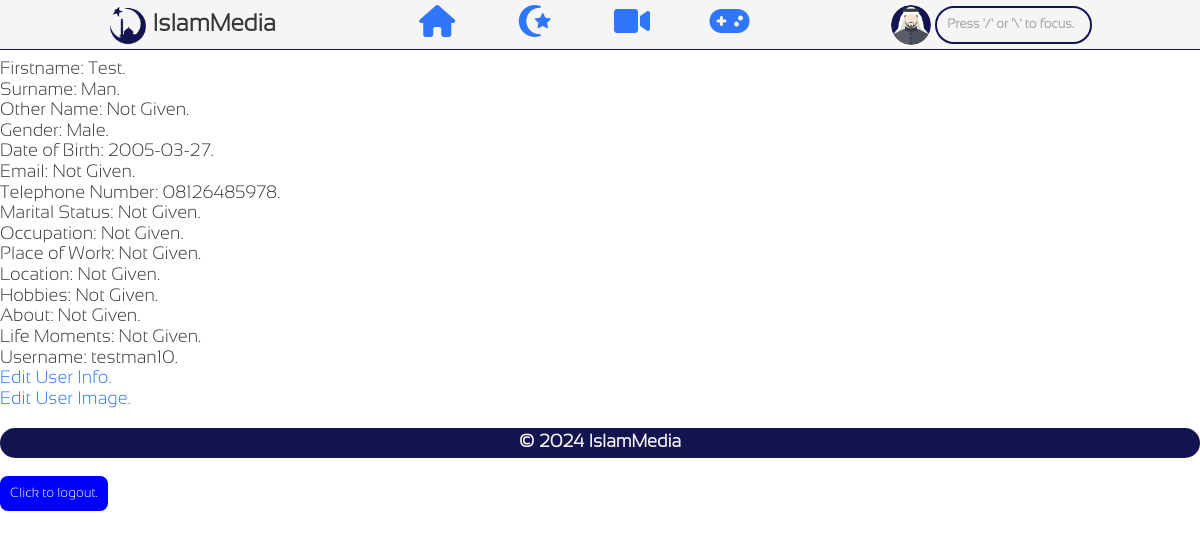
Screenshot of /view_user_info.php (signed in) with the database file from the repository.
### tables this page shows
CREATE TABLE `users` (
  `userID` int(40) NOT NULL,
  `userImg` varchar(255) NOT NULL,
  `userName` varchar(255) NOT NULL,
  `passWord` varchar(255) NOT NULL,
  `firstName` varchar(255) NOT NULL,
  `surName` varchar(255) NOT NULL,
  `otherName` varchar(255) NOT NULL,
  `gender` varchar(40) NOT NULL,
  `dateOfBirth` date NOT NULL,
  `email` varchar(255) NOT NULL,
  `telephoneNumber` text NOT NULL,
  `maritalStatus` varchar(255) NOT NULL,
  `occupation` varchar(255) NOT NULL,
  `placeOfWork` varchar(255) NOT NULL,
  `location` varchar(255) NOT NULL,
  `hobbies` varchar(255) NOT NULL,
  `about` varchar(255) NOT NULL,
  `lifeMoments` text NOT NULL,
  `dateJoined` date NOT NULL DEFAULT current_timestamp(),
  `userType` varchar(255) NOT NULL DEFAULT 'user',
  `mailVerified` varchar(255) NOT NULL
);

### user_img.php (called while the page is built, shortened)
<?php
    $user_img = "uploads/profile_pics/" . sha1($_SESSION['islammedia_curr_user']);
    if (!file_exists($user_img)) {
        $stmt = $conn -> prepare("SELECT `gender` FROM `users` WHERE `userID`= ?;");
        $stmt -> bind_param("i", $_SESSION['islammedia_curr_user']);
        if ($stmt -> execute()) {
            $result = $stmt -> get_result();
        } else {
            $err = "Sorry, an error occurred, we are trying to fix it as soon as possible!";
            require("footer.php");
            exit;
        }
        if($result -> num_rows == 1) {
            while ($row = $result -> fetch_assoc()) {
                $gender = $row['gender'];
            }
        }
    }
?>

### view_user_info.php (the view, shortened to what this page needs)
<?php
    get_user_data();
    function get_user_data() {
        require('connection.php');
        $stmt = $conn -> prepare("SELECT `username`, `firstName`, `surName`, `otherName`, `gender`, `dateOfBirth`, `email`,`telephoneNumber`, `maritalStatus`, `occupation`, `placeOfWork`, `location`, `hobbies`, `about`, `lifeMoments` FROM `users` WHERE `userID`= ?;");
        $stmt -> bind_param("i", $sess_id);
        if($stmt -> execute()){
            $result = $stmt -> get_result();
        } else {
            require_once("header.php");
                echo("<div style='text-align: center; color: red;'><h1>Sorry, an error occured!</h1><p>We are trying to fix it as soon as possible, if it persists after 24 hours, <a href='#'>contact the tech department</a>.</p></div>");
            require_once("footer.php");
            exit;
        }
        if ($result->num_rows == 1) {
            while ($row = $result->fetch_assoc()) {
                $firstname = data($row['firstName']);
                $surname =data( $row['surName']);
                $other_name = data($row['otherName']);
                $date_of_birth = data($row['dateOfBirth']);
                $email = data($row['email']);
                $telephone_number = data($row['telephoneNumber']);
                $marital_status = data($row['maritalStatus']);
                $occupation = data($row['occupation']);
                $place_of_work = data($row['placeOfWork']);
                $location = data($row['location']);
                $hobbies = data($row['hobbies']);
                $about = data($row['about']);
                $life_moments = data($row['lifeMoments']);
                $username = data($row['username']);
            }
        } else {
            require('security.php');
            insert_suspect();
        }
    }
    function data($data) {
        if($data == ''){
            return "Not Given";
        }
        return $data;
    }
    function gender($gender) {
        if($gender == "m") {
            return "Male";
        } elseif ($gender == "f") {
            return "Female";
        } else {
            return "Rather not say";
        }
    }
    function dot($data) {
        $len = strlen($data);
        if ((substr($data, ($len - 1))) != ".") {
            $data = $data . ".";
        }
        return $data;
    }
    require_once("header.php");
    echo('<div class="container_all">');
        echo('<span>Firstname: ' . dot($firstname) . "</span><br/>");
        echo('<span>Surname: ' . dot($surname) . "</span><br/>");
        echo('<span>Other Name: ' . dot($other_name) . "</span><br/>");
        echo('<span>Gender: ' . dot(gender($gender)) . "</span><br/>");
        echo('<span>Date of Birth: ' . dot($date_of_birth) . "</span><br/>");
        echo('<span>Email: ' . dot($email) . "</span><br/>");
        echo('<span>Telephone Number: ' . dot($telephone_number) . "</span><br/>");
        echo('<span>Marital Status: ' . dot($marital_status) . "</span><br/>");
        echo('<span>Occupation: ' .dot($occupation) . "</span><br/>");
        echo('<span>Place of Work: ' . dot($place_of_work) . "</span><br/>");
        echo('<span>Location: ' . dot($location) . "</span><br/>");
        echo('<span>Hobbies: ' . dot($hobbies) . "</span><br/>");
        echo('<span>About: ' . dot($about) . "</span><br/>");
        echo('<span>Life Moments: ' . dot($life_moments) . "</span><br/>");
        echo('<span>Username: ' . dot($username) . "</span><br/>");
        echo('<a href="edit_user_info.php">Edit User Info.</a><br/>');
        echo('<a href="edit_image.php">Edit User Image.</a><br/>');
    echo('</div>');
    require_once("footer.php");
?>

### css/eidfbenvnejvnervnrej1.css (style rules this page uses)
* { vertical-align: middle; box-sizing: border-box; font-family: Arial, Helvetica, sans-serif; font-family: customfont; }
body { margin: 0; color: rgb(56, 56, 56); font-size: large; }
a { color:rgb(48, 118, 250); text-decoration: none; }
.container_all { width: 100%; }
::placeholder { font-weight: 900; color: rgb(56, 56, 56); opacity: 0.4; }

### rows the page displays
users: firstName "Test.", surName "Man.", otherName "Not Given.", gender "Male.", dateOfBirth "2005-03-27.", email "Not Given.", telephoneNumber "08126485978.", maritalStatus "Not Given.", occupation "Not Given.", placeOfWork "Not Given.", location "Not Given.", hobbies "Not Given.", about "Not Given.", lifeMoments "Not Given.", userName "testman10."
